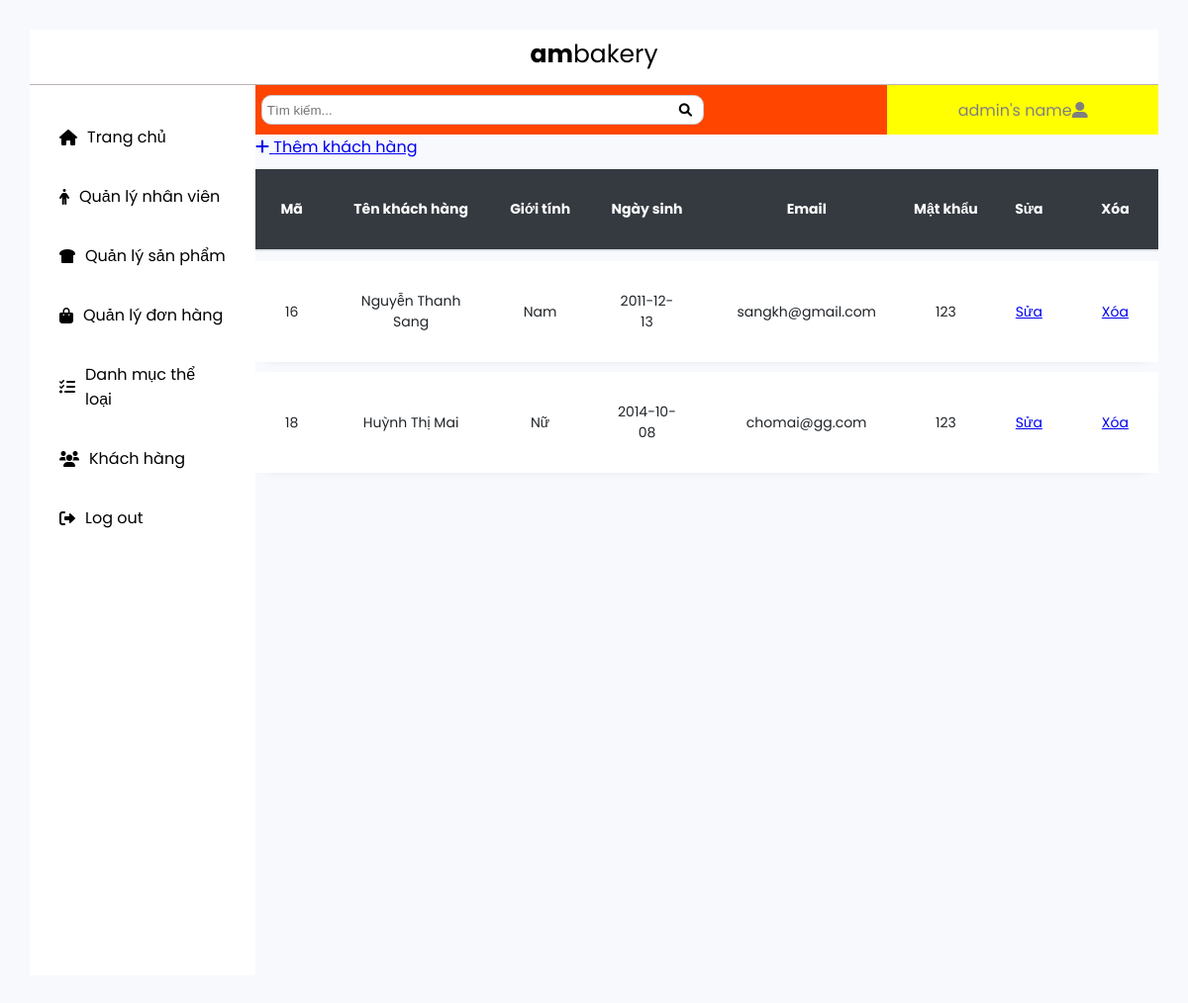
/admin/dashboard_quanly/khachhang/index.php, run on an earlier commit of the app's database.
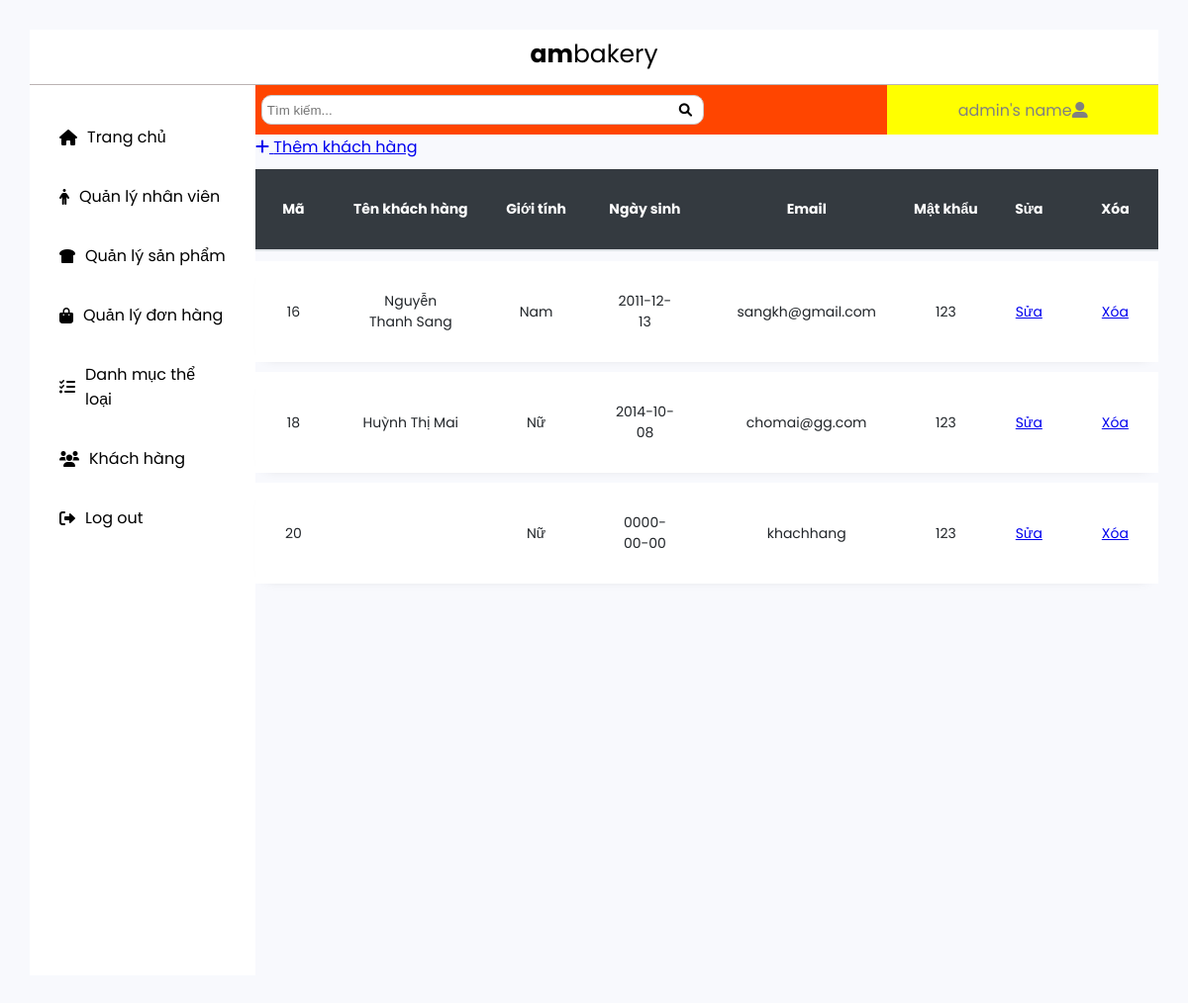
And on a later commit of the database.
### tables this page shows
CREATE TABLE `khach_hang` (
  `ma` int(11) NOT NULL,
  `ten` varchar(100) NOT NULL,
  `gioi_tinh` tinyint(1) NOT NULL,
  `ngay_sinh` date NOT NULL,
  `email` varchar(100) NOT NULL,
  `mat_khau` varchar(50) NOT NULL,
  `cap_do` int(11) NOT NULL
);

### admin/dashboard_quanly/khachhang/index.php (the view, shortened to what this page needs)
<!DOCTYPE html>
<html>
<head>
	<?php
	include '../thuvien.php';
	?>
</head>
<body>
	<?php
	include '../header.php';
	?>
	<div class="container">
		<?php
		include '../menu.php';
		?>
		<main >
			<?php
			include '../main_top_div.php'
			?>
			<div class="main_content">
				<a href="form_them.php" class="them">
					<i class="fa fa-plus"></i>
					<span>Thêm khách hàng</span>
				</a>
				<?php
				include  '../../connect.php' ;
				$sql = "select * from khach_hang";
				$result= mysqli_query($connect, $sql);
				?>
				<table border="1" width="100%">
					<thead class="thead-dark">
						<tr>
							<th>
								Mã
							</th>
							<th>
								Tên khách hàng
							</th>
							<th>
								Giới tính
							</th>
							<th>
								Ngày sinh
							</th>
							<th>
								Email
							</th>
							<th>
								Mật khẩu
							</th>
							<th>
								Sửa
							</th>
							<th>
								Xóa
							</th>
						</tr>
					</thead>
					<tbody>
						<?php foreach ($result as $tung_khach_hang) { ?>
							<tr>
								<td>
									<?php echo $tung_khach_hang['ma'] ?>
								</td>
								<td>
									<?php echo $tung_khach_hang['ten'] ?>
								</td>
								<td>
									<?php
									if ($tung_khach_hang['gioi_tinh'] == 1) {
										echo "Nam";
									}else{
										echo "Nữ";
									}
									?>
								</td>
								<td>
									<?php echo $tung_khach_hang['ngay_sinh'] ?>
								</td>
								<td>
									<?php echo $tung_khach_hang['email'] ?>
								</td>
								<td>
									<?php echo $tung_khach_hang['mat_khau'] ?>
								</td>
								<td>
									<a href="form_sua.php?ma=<?php echo $tung_khach_hang['ma'] ?>">Sửa</a>
								</td>
								<td>
									<a href="xoa_process.php?ma=<?php echo $tung_khach_hang['ma'] ?> " onclick="if(confirm('Xóa thật hả?')){}else{return false;}">Xóa</a>
								</td>
							</tr>
						<?php } ?>
					</tbody>
				</table>
			</div>
		</main>
	</div>
</body>
</html>

What changed in the data, as far as the page shows it:
added khach_hang: ma "20", gioi_tinh "Nữ", ngay_sinh "0000-00-00", email "khachhang", mat_khau "123"
